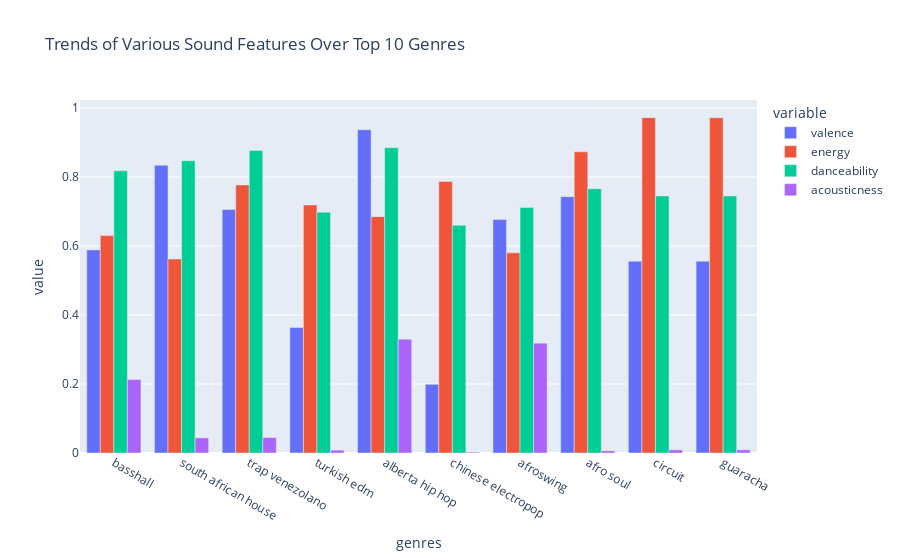

The notebook cell this image was saved under:
### Markdown cell above
The graph clearly demonstrates how music has become louder over the decades, with a noticeable surge in the loudness starting in the 1970s, and peaking during the 2000s. While this trend has slightly reversed in recent years, modern music is still much louder on average compared to the early 20th century.

### Code cell
# Top 10 genres by popularity
top10_genres = genre_data.nlargest(10, 'popularity')

# Plot grouped bar chart for the sound features of the top 10 genres
fig = px.bar(top10_genres, x='genres', y=['valence', 'energy', 'danceability', 'acousticness'],
             barmode='group', title='Trends of Various Sound Features Over Top 10 Genres')
fig.show()

### Figure 1 — Plotly figure (JSON) as saved in the notebook; plotly's stock layout.template omitted (floating-point values rounded to 4 significant figures)
{"data": [{"alignmentgroup": "True", "hovertemplate": "variable=valence<br>genres=%{x}<br>value=%{y}<extra></extra>", "legendgroup": "valence", "marker": {"color": "#636efa", "pattern": {"shape": ""}}, "name": "valence", "offsetgroup": "valence", "orientation": "v", "showlegend": true, "textposition": "auto", "type": "bar", "x": ["basshall", "south african house", "trap venezolano", "turkish edm", "alberta hip hop", "chinese electropop", "afroswing", "afro soul", "circuit", "guaracha"], "xaxis": "x", "y": [0.5887, 0.8343, 0.706, 0.364, 0.937, 0.199, 0.6766, 0.743, 0.556, 0.556], "yaxis": "y"}, {"alignmentgroup": "True", "hovertemplate": "variable=energy<br>genres=%{x}<br>value=%{y}<extra></extra>", "legendgroup": "energy", "marker": {"color": "#EF553B", "pattern": {"shape": ""}}, "name": "energy", "offsetgroup": "energy", "orientation": "v", "showlegend": true, "textposition": "auto", "type": "bar", "x": ["basshall", "south african house", "trap venezolano", "turkish edm", "alberta hip hop", "chinese electropop", "afroswing", "afro soul", "circuit", "guaracha"], "xaxis": "x", "y": [0.6302, 0.5623, 0.777, 0.719, 0.685, 0.787, 0.5802, 0.873, 0.972, 0.972], "yaxis": "y"}, {"alignmentgroup": "True", "hovertemplate": "variable=danceability<br>genres=%{x}<br>value=%{y}<extra></extra>", "legendgroup": "danceability", "marker": {"color": "#00cc96", "pattern": {"shape": ""}}, "name": "danceability", "offsetgroup": "danceability", "orientation": "v", "showlegend": true, "textposition": "auto", "type": "bar", "x": ["basshall", "south african house", "trap venezolano", "turkish edm", "alberta hip hop", "chinese electropop", "afroswing", "afro soul", "circuit", "guaracha"], "xaxis": "x", "y": [0.818, 0.847, 0.877, 0.698, 0.885, 0.66, 0.7117, 0.766, 0.745, 0.745], "yaxis": "y"}, {"alignmentgroup": "True", "hovertemplate": "variable=acousticness<br>genres=%{x}<br>value=%{y}<extra></extra>", "legendgroup": "acousticness", "marker": {"color": "#ab63fa", "pattern": {"shape": ""}}, "name": "acousticness", "offsetgroup": "acousticness", "orientation": "v", "showlegend": true, "textposition": "auto", "type": "bar", "x": ["basshall", "south african house", "trap venezolano", "turkish edm", "alberta hip hop", "chinese electropop", "afroswing", "afro soul", "circuit", "guaracha"], "xaxis": "x", "y": [0.2132, 0.04383, 0.0446, 0.00829, 0.33, 0.00257, 0.3185, 0.00627, 0.00903, 0.00903], "yaxis": "y"}], "layout": {"barmode": "group", "legend": {"title": {"text": "variable"}, "tracegroupgap": 0}, "title": {"text": "Trends of Various Sound Features Over Top 10 Genres"}, "xaxis": {"anchor": "y", "domain": [0, 1], "title": {"text": "genres"}}, "yaxis": {"anchor": "x", "domain": [0, 1], "title": {"text": "value"}}}}
